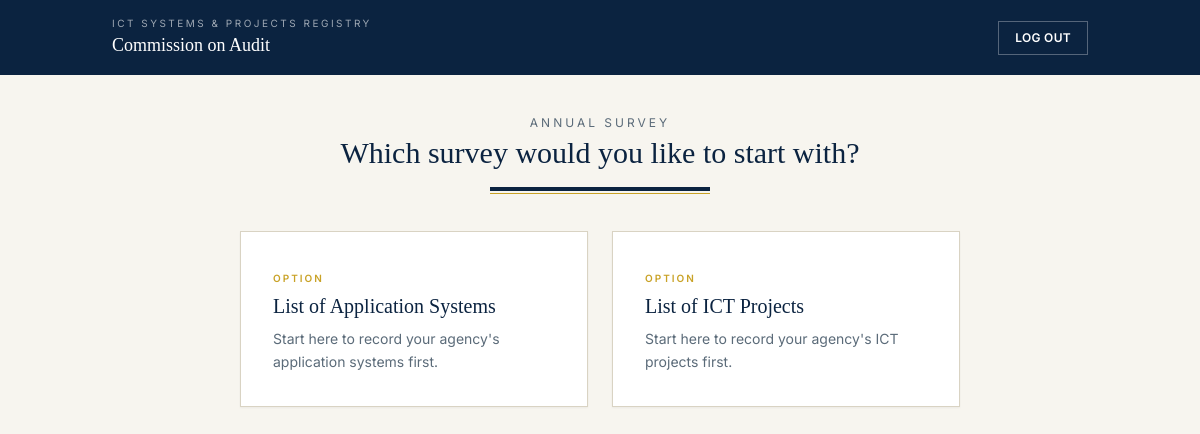
The app's page /survey.php (signed in), older data.
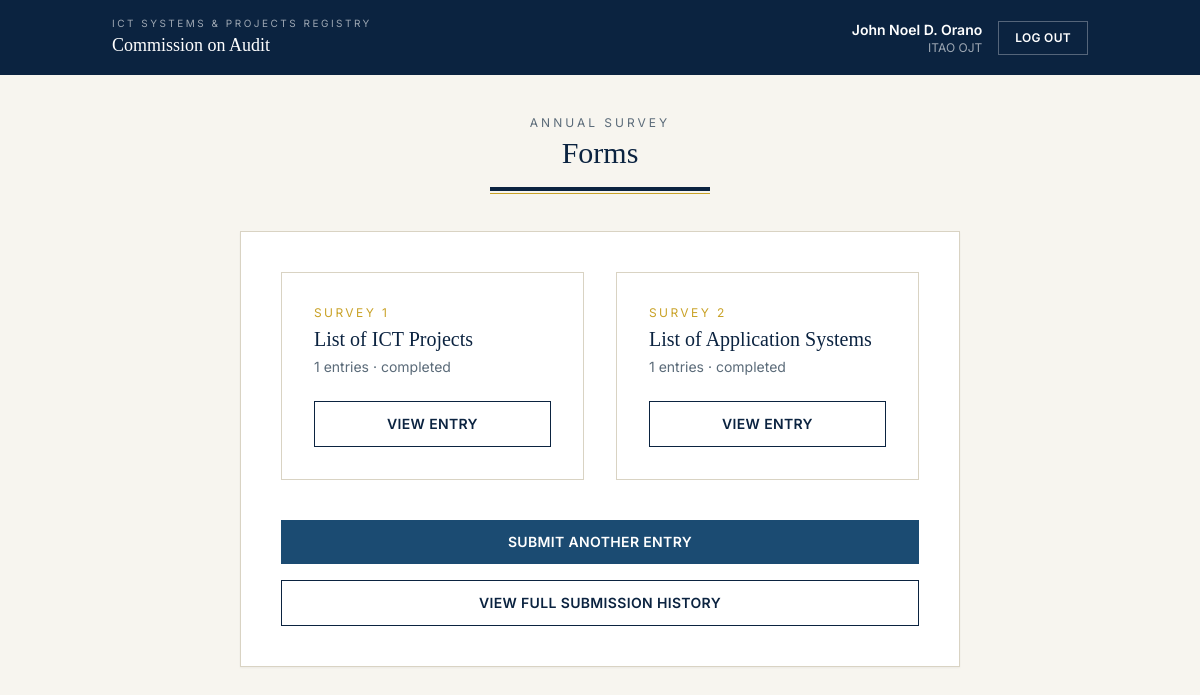
The same page, newer data.
### tables this page shows
CREATE TABLE `users` (
  `id` int unsigned NOT NULL AUTO_INCREMENT,
  `agency_name` varchar(191) NOT NULL,
  `last_name` varchar(100) NOT NULL,
  `first_name` varchar(100) NOT NULL,
  `middle_initial` varchar(5) DEFAULT NULL,
  `position_designation` varchar(150) NOT NULL,
  `telephone_number` varchar(20) NOT NULL,
  `email` varchar(191) NOT NULL,
  `password_hash` varchar(255) NOT NULL,
  `created_at` timestamp NOT NULL DEFAULT CURRENT_TIMESTAMP,
  `updated_at` timestamp NOT NULL DEFAULT CURRENT_TIMESTAMP ON UPDATE CURRENT_TIMESTAMP,
  `survey_stage` enum('choose','first','second','review','submitted') NOT NULL DEFAULT 'choose',
  `first_survey_type` enum('systems','projects') DEFAULT NULL,
  `submitted_at` timestamp NULL DEFAULT NULL,
  `app_systems_done` tinyint(1) NOT NULL DEFAULT '0',
  `ict_projects_done` tinyint(1) NOT NULL DEFAULT '0',
  `is_admin` tinyint(1) NOT NULL DEFAULT '0',
  `is_disabled` tinyint(1) NOT NULL DEFAULT '0',
  `current_batch` int unsigned NOT NULL DEFAULT '1',
  PRIMARY KEY (`id`),
  UNIQUE KEY `uq_users_email` (`email`)
);

### includes/survey_flow.php (called while the page is built, shortened)
<?php
function get_user_flow(PDO $pdo, int $userId): array
{
    $stmt = $pdo->prepare('SELECT survey_stage, first_survey_type FROM users WHERE id = :id LIMIT 1');
    $stmt->execute(['id' => $userId]);
    $row = $stmt->fetch();
    $stage = $row['survey_stage'] ?: 'choose';
    $normalizedStage = normalize_survey_stage($stage, $row['first_survey_type']);
    return ['stage' => $normalizedStage, 'first_survey_type' => $row['first_survey_type']];
}
function normalize_survey_stage(string $stage, ?string $first): string
{
    if ($stage === 'first' && $first !== null) {
        return $first;
    }
    return $stage;
}
function get_survey_stage(PDO $pdo, int $userId): string
{
    return get_user_flow($pdo, $userId)['stage'];
}
function other_survey_type(string $type): string
{
    return $type === 'systems' ? 'projects' : 'systems';
}
function survey_label(string $type): string
{
    return $type === 'systems' ? 'List of Application Systems' : 'List of ICT Projects';
}
function get_current_batch(PDO $pdo, int $userId): int
{
    $stmt = $pdo->prepare('SELECT current_batch FROM users WHERE id = :id LIMIT 1');
    $stmt->execute(['id' => $userId]);
    $row = $stmt->fetch();
    return $row ? (int) $row['current_batch'] : 1;
}
function get_active_batch(PDO $pdo, int $userId): int
{
    $stage = get_survey_stage($pdo, $userId);
    $currentBatch = get_current_batch($pdo, $userId);
    return $stage === 'submitted' ? max(1, $currentBatch - 1) : $currentBatch;
}
function get_survey_progress(PDO $pdo, int $userId): array
{
    $flow = get_user_flow($pdo, $userId);
    $stage = $flow['stage'];
    $first = $flow['first_survey_type'];
    $batch = get_active_batch($pdo, $userId);
    $appStmt = $pdo->prepare('SELECT COUNT(*) AS total FROM application_systems WHERE user_id = :id AND batch = :batch');
    $appStmt->execute(['id' => $userId, 'batch' => $batch]);
    $appCount = (int) $appStmt->fetch()['total'];
    $ictStmt = $pdo->prepare('SELECT COUNT(*) AS total FROM ict_projects WHERE user_id = :id AND batch = :batch');
    $ictStmt->execute(['id' => $userId, 'batch' => $batch]);
    $ictCount = (int) $ictStmt->fetch()['total'];
    $appDone = false;
    $ictDone = false;
    if ($first !== null) {
        if ($first === 'systems') {
            $appDone = in_array($stage, ['projects', 'review', 'submitted'], true);
            $ictDone = in_array($stage, ['review', 'submitted'], true);
        } else {
            $ictDone = in_array($stage, ['systems', 'review', 'submitted'], true);
            $appDone = in_array($stage, ['review', 'submitted'], true);
        }
    }
    return [
        'stage' => $stage,
        'first_survey_type' => $first,
        'app_count' => $appCount,
        'ict_count' => $ictCount,
        'app_done' => $appDone,
        'ict_done' => $ictDone,
        'both_done' => $appDone && $ictDone,
    ];
}

### survey.php (the view, shortened to what this page needs)
<?php
require_once __DIR__ . '/config/database.php';
require_once __DIR__ . '/includes/survey_flow.php';
$pdo = getDbConnection();
$stmt = $pdo->prepare('SELECT agency_name, last_name, first_name, middle_initial, position_designation FROM users WHERE id = :id LIMIT 1');
$stmt->execute(['id' => $_SESSION['user_id']]);
$user = $stmt->fetch();
$fullName = trim($user['first_name'] . ' ' . ($user['middle_initial'] !== null && $user['middle_initial'] !== '' ? $user['middle_initial'] . '. ' : '') . $user['last_name']);
$progress = get_survey_progress($pdo, $_SESSION['user_id']);
$stage = $progress['stage'];
$totalEntries = $progress['app_count'] + $progress['ict_count'];
if ($stage !== 'submitted' && $totalEntries === 0) {
    ?>
    <!DOCTYPE html>
    <html lang="en">
    <head>
    <script src="https://cdn.tailwindcss.com"></script>
    <link rel="stylesheet" href="assets/css/style.css">
    </head>
    <body class="bg-ledger-paper font-body text-ledger-ink min-h-screen">
    <header class="bg-ledger-navy text-white">
      <div class="max-w-5xl mx-auto px-6 py-4 flex items-center justify-between">
        <div>
          <p class="text-[10px] tracking-[0.25em] uppercase text-white/60">ICT Systems &amp; Projects Registry</p>
          <p class="font-display text-lg"><?= htmlspecialchars($user['agency_name'], ENT_QUOTES, 'UTF-8') ?></p>
        </div>
        <a href="logout.php" class="text-xs font-semibold tracking-wide border border-white/30 px-4 py-2 hover:bg-white/10 transition-colors">LOG OUT</a>
      </div>
    </header>
    <div class="max-w-3xl mx-auto px-6 py-10">
      <div class="text-center mb-10">
        <p class="text-xs tracking-[0.25em] uppercase text-ledger-muted mb-1">Annual Survey</p>
        <h1 class="font-display text-2xl md:text-3xl text-ledger-navy">Which survey would you like to start with?</h1>
        <div class="ledger-rule mt-4 mx-auto" style="max-width: 220px;"></div>
      </div>
      <div class="grid grid-cols-1 sm:grid-cols-2 gap-6">
        <form action="choose-survey.php" method="POST">
          <button type="submit" class="w-full text-left bg-white border border-ledger-line shadow-sm hover:border-ledger-steel hover:shadow-md transition-all p-8">
            <span class="text-[10px] font-semibold tracking-[0.2em] uppercase text-ledger-gold">Option</span>
            <h2 class="font-display text-xl text-ledger-navy mt-1 mb-2">List of Application Systems</h2>
            <p class="text-sm text-ledger-muted leading-relaxed">Start here to record your agency's application systems first.</p>
          </button>
        </form>
        <form action="choose-survey.php" method="POST">
          <button type="submit" class="w-full text-left bg-white border border-ledger-line shadow-sm hover:border-ledger-steel hover:shadow-md transition-all p-8">
            <span class="text-[10px] font-semibold tracking-[0.2em] uppercase text-ledger-gold">Option</span>
            <h2 class="font-display text-xl text-ledger-navy mt-1 mb-2">List of ICT Projects</h2>
            <p class="text-sm text-ledger-muted leading-relaxed">Start here to record your agency's ICT projects first.</p>
          </button>
        </form>
      </div>
    </div>
    </body>
    </html>
    <?php
    exit;
}
$first = $progress['first_survey_type'];
$secondType = $first !== null ? other_survey_type($first) : null;
$appDone = $progress['app_done'];
$ictDone = $progress['ict_done'];
$bothDone = $appDone && $ictDone;
?>
<!DOCTYPE html>
<html lang="en">
<head>
<script src="https://cdn.tailwindcss.com"></script>
<link rel="stylesheet" href="assets/css/style.css">
</head>
<body class="bg-ledger-paper font-body text-ledger-ink min-h-screen">
<header class="bg-ledger-navy text-white">
  <div class="max-w-5xl mx-auto px-6 py-4 flex items-center justify-between">
    <div>
      <p class="text-[10px] tracking-[0.25em] uppercase text-white/60">ICT Systems &amp; Projects Registry</p>
      <p class="font-display text-lg"><?= htmlspecialchars($user['agency_name'], ENT_QUOTES, 'UTF-8') ?></p>
    </div>
    <div class="flex items-center gap-4">
      <div class="text-right hidden sm:block">
        <p class="text-sm font-semibold"><?= htmlspecialchars($fullName, ENT_QUOTES, 'UTF-8') ?></p>
        <p class="text-xs text-white/60"><?= htmlspecialchars($user['position_designation'], ENT_QUOTES, 'UTF-8') ?></p>
      </div>
      <a href="logout.php" class="text-xs font-semibold tracking-wide border border-white/30 px-4 py-2 hover:bg-white/10 transition-colors">LOG OUT</a>
    </div>
  </div>
</header>
<div class="max-w-3xl mx-auto px-6 py-10">
  <div class="text-center mb-10">
    <p class="text-xs tracking-[0.25em] uppercase text-ledger-muted mb-1">Annual Survey</p>
    <h1 class="font-display text-2xl md:text-3xl text-ledger-navy">Forms</h1>
    <div class="ledger-rule mt-4 mx-auto" style="max-width: 220px;"></div>
  </div>
  <div class="bg-white border border-ledger-line shadow-sm p-10">
    <div class="grid grid-cols-1 sm:grid-cols-2 gap-8 mb-10">
      <div class="border border-ledger-line bg-white p-8 flex flex-col">
        <p class="text-xs tracking-[0.2em] uppercase text-ledger-gold">Survey 1</p>
        <h3 class="font-display text-xl text-ledger-navy mt-1"><?= $first !== null ? htmlspecialchars(survey_label($first), ENT_QUOTES, 'UTF-8') : 'List of Application Systems' ?></h3>
        <p class="text-sm text-ledger-muted mt-1">
          <?= $first === 'systems' ? $progress['app_count'] : ($first === 'projects' ? $progress['ict_count'] : $progress['app_count']) ?> entries &middot; completed
        </p>
        <a href="review.php?survey=<?= $first === 'projects' ? 'ict' : 'app' ?>"
           class="mt-6 text-center w-full border border-ledger-navy text-ledger-navy text-sm font-semibold tracking-wide py-3 hover:bg-ledger-navy hover:text-white transition-colors">
          VIEW ENTRY
        </a>
      </div>
      <div class="border border-ledger-line bg-white p-8 flex flex-col">
        <p class="text-xs tracking-[0.2em] uppercase text-ledger-gold">Survey 2</p>
        <h3 class="font-display text-xl text-ledger-navy mt-1"><?= $secondType !== null ? htmlspecialchars(survey_label($secondType), ENT_QUOTES, 'UTF-8') : 'List of ICT Projects' ?></h3>
        <p class="text-sm text-ledger-muted mt-1">
          <?= $secondType === 'systems' ? $progress['app_count'] : $progress['ict_count'] ?> entries &middot; completed
        </p>
        <a href="review.php?survey=<?= $secondType === 'systems' ? 'app' : 'ict' ?>"
           class="mt-6 text-center w-full border border-ledger-navy text-ledger-navy text-sm font-semibold tracking-wide py-3 hover:bg-ledger-navy hover:text-white transition-colors">
          VIEW ENTRY
        </a>
      </div>
    </div>
    <button type="button" id="openSubmitAnother" class="block text-center w-full bg-ledger-steel text-white text-sm font-semibold tracking-wide py-3 hover:bg-ledger-navy transition-colors">
      SUBMIT ANOTHER ENTRY
    </button>
    <?php if ($bothDone): ?>
    <a href="review.php" class="block text-center w-full mt-4 border border-ledger-navy text-ledger-navy text-sm font-semibold tracking-wide py-3 hover:bg-white transition-colors">
      VIEW FULL SUBMISSION HISTORY
    </a>
    <?php endif; ?>
  </div>
</div>
</body>
</html>

### assets/css/style.css (style rules this page uses)
body { font-family: 'Inter', system-ui, sans-serif; }
.ledger-rule { height: 4px; background: linear-gradient(to right, #0B2340 0%, #0B2340 100%); position: relative; }
.ledger-rule::after { content: ''; position: absolute; top: 6px; left: 0; right: 0; height: 1px; background: #C9A227; }

Row changes from the older to the newer data that the page shows:
changed users "Commission on Audit": fullName (not shown) → "John Noel D. Orano"; position_designation (not shown) → "ITAO OJT"
Text that changed along with them:
survey_label($first): (not shown) → "List of ICT Projects"
$progress['ict_count']: (not shown) → "1"
survey_label($secondType): (not shown) → "List of Application Systems"
$progress['app_count']: (not shown) → "1"
text no longer shown: "Which survey would you like to start with? OPTION List of Application Systems Start here to record your agency's application systems first. OPTION List of ICT Projects Start here to record your agency's ICT projects first."
text now shown: "Forms SURVEY 1 entries · completed VIEW ENTRY SURVEY 2 entries · completed VIEW ENTRY SUBMIT ANOTHER ENTRY VIEW FULL SUBMISSION HISTORY"
